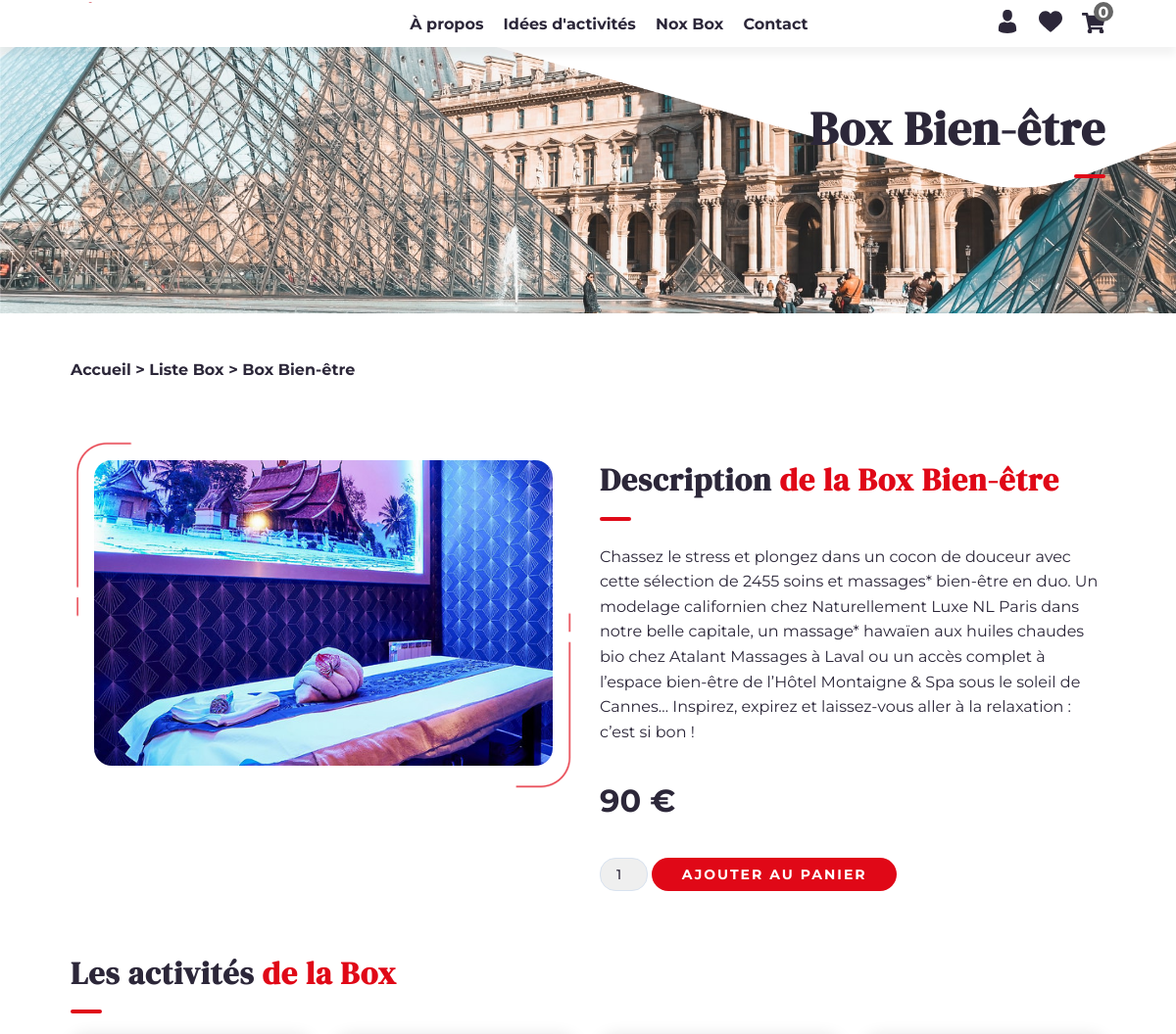
/box=3 (upper part), run on an earlier commit of the app's database.
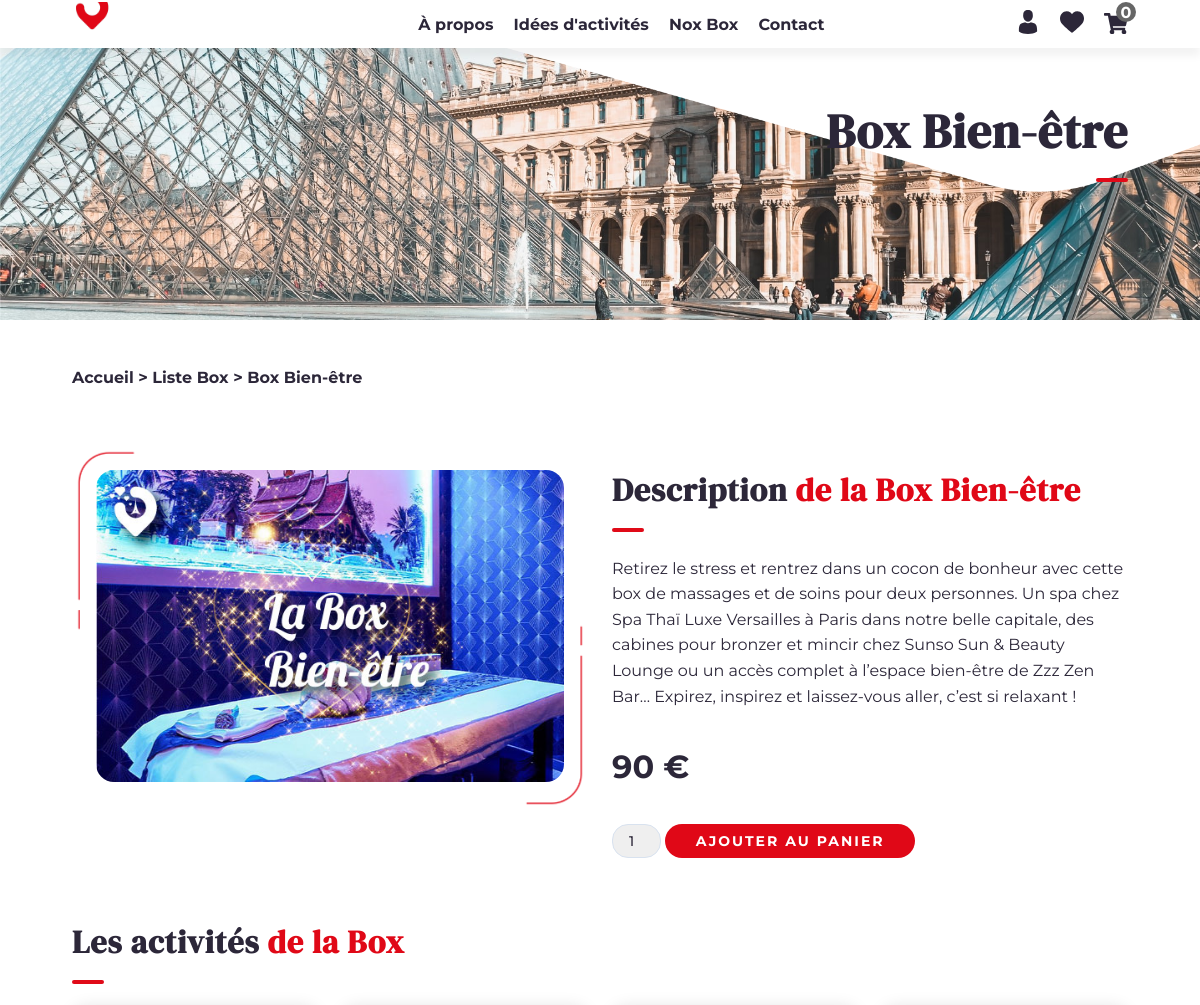
And on a later commit of the database.
### tables this page shows
CREATE TABLE `produit` (
  `id_produit` int(11) NOT NULL,
  `titre` varchar(255) NOT NULL,
  `description` text NOT NULL,
  `photo` varchar(255) NOT NULL,
  `prix` float NOT NULL,
  `stock` int(11) NOT NULL
);

### box.php (the view, shortened to what this page needs)
<?php
require_once("include/init.php");
require_once("include/fonctions.php");
if (isset($_GET['id'])) {
    $pdo_statement_1 = $pdo_object->prepare("SELECT * FROM produit WHERE id_produit = :id_produit");
    $pdo_statement_1->bindValue(':id_produit', $_GET['id'], PDO::PARAM_INT);
    $pdo_statement_1->execute();
    $produit_array = $pdo_statement_1->fetch(PDO::FETCH_ASSOC);
}
else {
    header("Location:" . URL . "/liste-box");
}
require_once("include/header.php");
?>
        <div id="content_davy">
            <link rel="stylesheet" href="<?= URL ?>/include/css/style_intro_2.css">
            <link rel="stylesheet" href="<?= URL ?>/include/css/style_cadre.css">
            <link rel="stylesheet" href="<?= URL ?>/include/css/style_page.css">
            <div class="block_anime_scroll_relative_content_1_davy">
                <img class="anime_scroll_relative_content_1_2_davy anime_scroll_relative_content_1_davy" src="<?= URL ?>/images/fond-menu-2-min.png" alt="Fond menu">
                <div class="anime_scroll_relative_content_1_1_davy anime_scroll_relative_content_1_davy container">
                    <h1>Box <?= $produit_array['titre'] ?></h1>
                    <hr class="float_right_davy anime_scroll_davy">
                </div>
            </div>
            <div class="container mt-5 mb-3">
                <a href="<?= URL ?>" title="Accueil">Accueil > </a> <a href="<?= URL ?>/liste-box" title="Liste Box">Liste Box > </a> <a href="<?= URL ?>/box=<?= $produit_array['titre'] ?>" title="<?= $produit_array['titre'] ?>">Box <?= $produit_array['titre'] ?></a>
            </div><br>
            <div class="container mt-5">
                <div class="row">
                    <div class="col-md mb-3">
                        <div class="cadre_image_page_davy">
                            <img src="<?= URL ?>/images/<?= $produit_array['photo'] ?>" class="image_page_davy" alt="<?= $produit_array['photo'] ?>">
                            <img src="<?= URL ?>/images/trait-rouge.png" class="trait_rouge" alt="Cadre">
                            <img src="<?= URL ?>/images/trait-2-rouge.png" class="trait_2_rouge" alt="Cadre">
                        </div>
                    </div>
                    <div class="col-md mb-3">
                        <h2 class="h2_moyen_davy">Description <span class="color_red_davy serif_davy">de la Box <?= $produit_array['titre'] ?></span></h2>
                        <hr class="anime_scroll_davy">
                        <p><?= $produit_array['description'] ?></p>
                        <p class="h2_moyen_davy"><?= $produit_array['prix'] ?> €</p>
                        <?php if ($produit_array['stock'] > 0) : ?>
                        <form method="post">
                            <select name="quantite">
                                <?php for($i = 1; $i <= $produit_array['stock'] && $i <= 10; $i++) : ?>
                                <option value="<?= $i ?>"><?= $i ?></option>
                                <?php endfor; ?>
                            </select>
                            <a aria-label="Acheter" class="bouton_anim_davy" data-text="Ajouter au panier" href="#" title="Ajouter au panier">
                                <input type="submit" id="ajouter_panier" name="ajouter_panier" value="Ajouter au panier" class="bouton_submit">
                            </a>
                        </form>
                        <?php else : ?>
                        <p><strong>En rupture de stock</strong></p>
                        <?php endif; ?>
                    </div>
                </div>
            </div>
            <div class="container mt-5 mb-3">
                <h2 class="h2_moyen_davy">Les activités <span class="color_red_davy serif_davy">de la Box</span></h2>
                <hr class="anime_scroll_davy">
            </div>
        </div>
<?php
require_once("include/footer.php");
?>

What changed in the data, as far as the page shows it:
changed produit "Bien-être": photo: a different picture; description "Chassez le stress et plongez dans un cocon de douceur avec cette sélection de 2455 soins et massages* bien-être en duo. Un modelage californien chez Naturellement Luxe NL Paris dans notre belle capitale, un massage* hawaïen aux huiles chaudes bio chez Atalant Massages à Laval ou un accès complet à l’espace bien-être de l’Hôtel Montaigne & Spa sous le soleil de Cannes… Inspirez, expirez et laissez-vous aller à la relaxation : c’est si bon !" → "Retirez le stress et rentrez dans un cocon de bonheur avec cette box de massages et de soins pour deux personnes. Un spa chez Spa Thaï Luxe Versailles à Paris dans notre belle capitale, des cabines pour bronzer et mincir chez Sunso Sun & Beauty Lounge ou un accès complet à l’espace bien-être de Zzz Zen Bar… Expirez, inspirez et laissez-vous aller, c’est si relaxant !"
